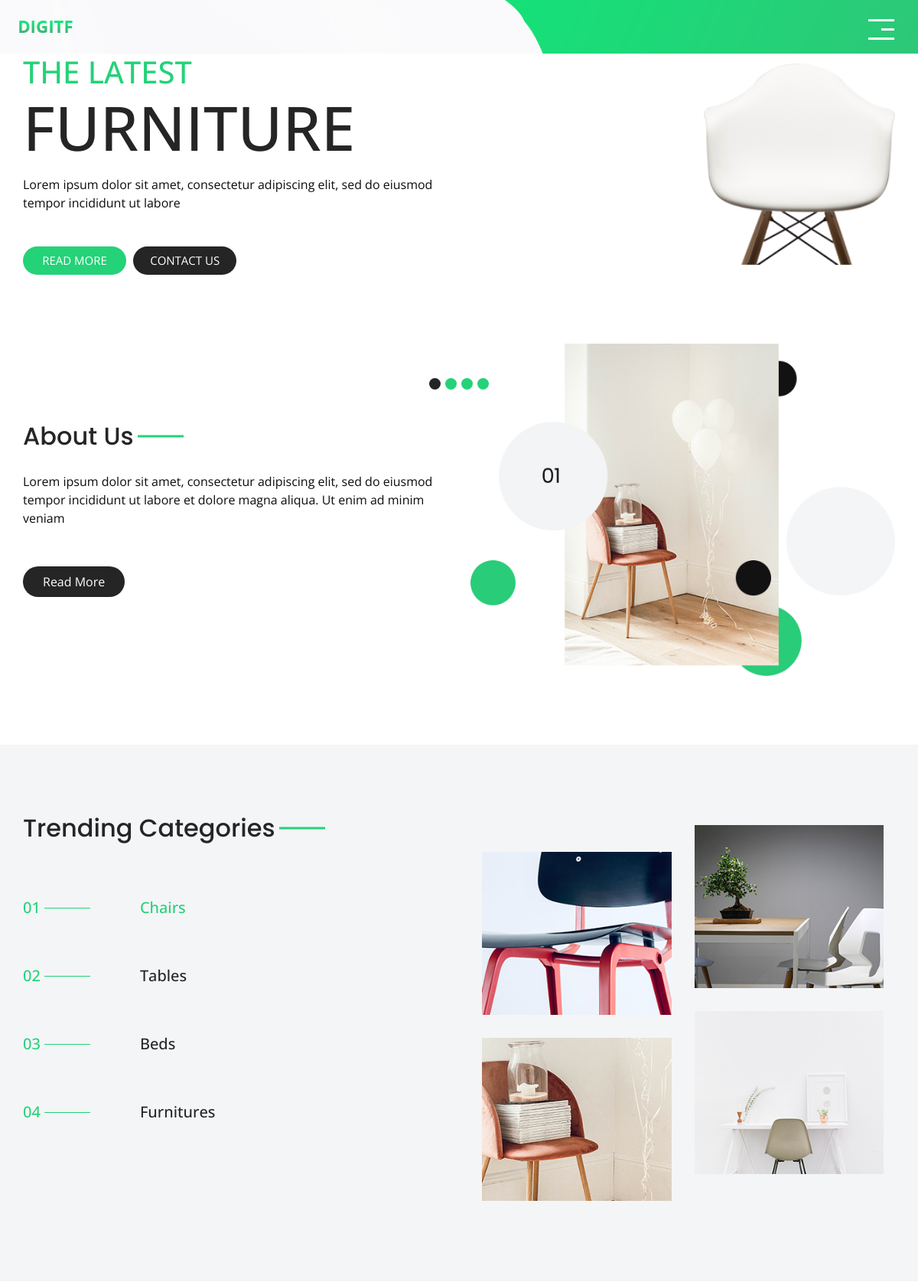
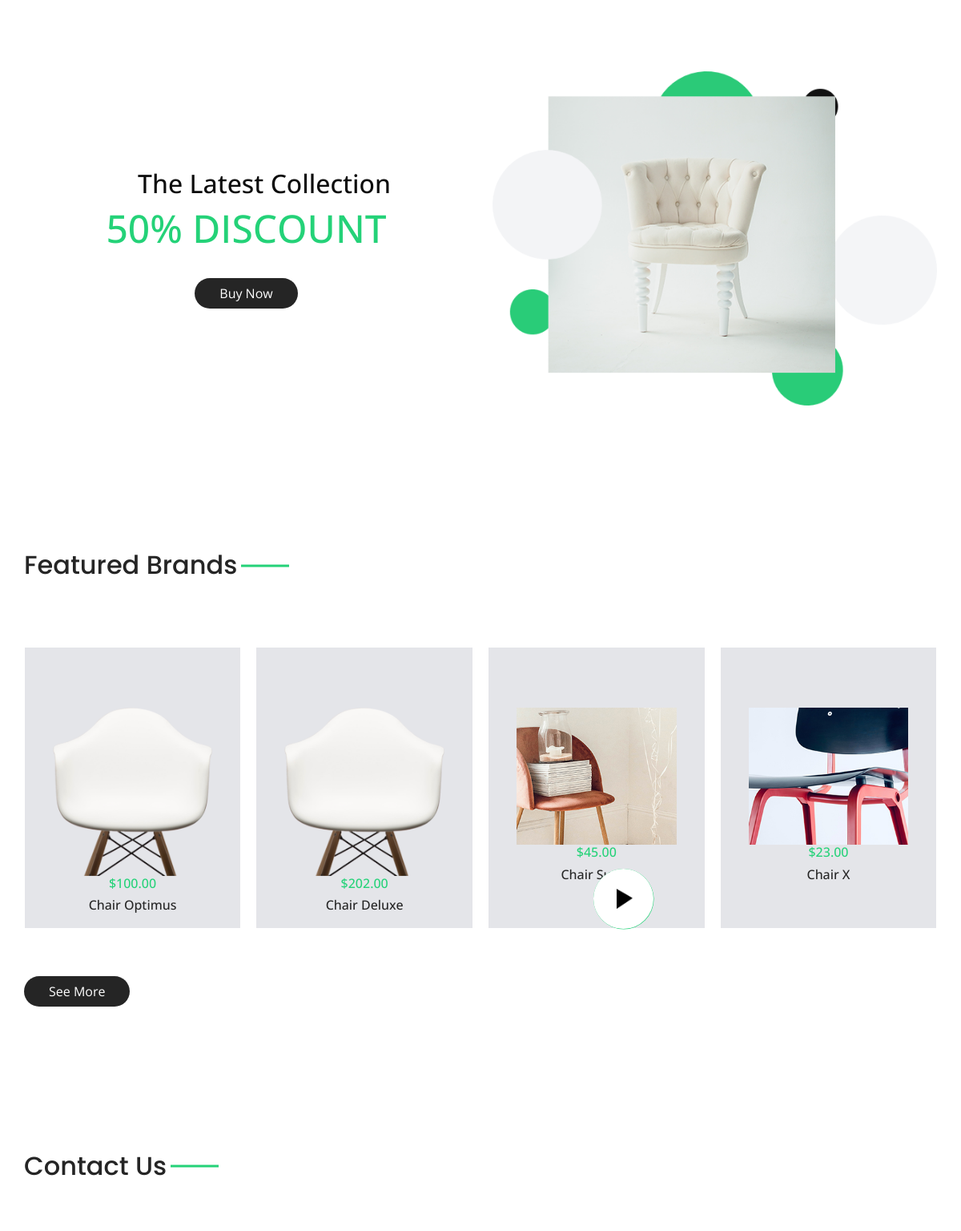
Page /index.php?error=none (signed in, upper part) on the committed database (2 pictures, top to bottom).
### tables this page shows
CREATE TABLE `products` (
  `id` int(11) NOT NULL,
  `name` varchar(255) NOT NULL,
  `price` decimal(10,2) NOT NULL,
  `image` varchar(255) DEFAULT NULL
);

### _inc/classes/dbh.classes.php (called while the page is built)
<?php
class Dbh {
    protected function connect() {
        try {
            $username = "root";
            $password = "";
            $dbh = new PDO('mysql:host=localhost;dbname=ooplogin', $username, $password);
            return $dbh;
        } catch (PDOException $e) {
            print "Error!: " . $e->getMessage() . "<br/>";
            die();
        }
    }
}
?>

### _inc/classes/product.classes.php (called while the page is built, shortened)
<?php
class Product extends Dbh {
    public function getAllProducts() {
        try {
            $stmt = $this->connect()->prepare("SELECT * FROM products");
            $stmt->execute();
            return $stmt->fetchAll(PDO::FETCH_ASSOC);
        } catch (PDOException $e) {
            echo "Vyskytla chyba: " . $e->getMessage();
        }
    }
}

### index.php (the view, shortened to what this page needs)
<?php
include_once 'php/header.php';
$product = new Product();
$products = $product->getAllProducts();
?>
<?php
$slides = 4;
?>
<section class="slider_section">
    <div class="play_btn">
        <a href=""><img src="images/play.png" alt=""></a>
    </div>
    <div class="number_box">
        <div>
            <ol class="carousel-indicators indicator-2">
                <?php for ($i = 0; $i < $slides; $i++): ?>
                    <li data-target="#carouselExampleIndicators" data-slide-to="<?= $i ?>" class="<?= $i === 0 ? 'active' : '' ?>">0<?= $i + 1 ?></li>
                <?php endfor; ?>
            </ol>
        </div>
    </div>
    <div class="container">
        <div id="carouselExampleIndicators" class="carousel slide" data-ride="carousel">
            <ol class="carousel-indicators">
                <?php for ($i = 0; $i < $slides; $i++): ?>
                    <li data-target="#carouselExampleIndicators" data-slide-to="<?= $i ?>" class="<?= $i === 0 ? 'active' : '' ?>"></li>
                <?php endfor; ?>
            </ol>
            <div class="carousel-inner">
                <?php for ($i = 0; $i < $slides; $i++): ?>
                    <div class="carousel-item <?= $i === 0 ? 'active' : '' ?>">
                        <div class="row">
                            <div class="col-md-6">
                                <div class="detail-box">
                                    <h1>The Latest <span>Furniture</span></h1>
                                    <p>Lorem ipsum dolor sit amet, consectetur adipiscing elit, sed do eiusmod tempor incididunt ut labore</p>
                                    <div class="btn-box">
                                        <a href="" class="btn-1">Read More</a>
                                        <a href="contact.php" class="btn-2">Contact us</a>
                                    </div>
                                </div>
                            </div>
                            <div class="col-md-6 img-container">
                                <div class="img-box">
                                    <img src="images/slider-img.png" alt="">
                                </div>
                            </div>
                        </div>
                    </div>
                <?php endfor; ?>
            </div>
        </div>
    </div>
</section>
<section class="about_section layout_padding">
    <div class="container">
        <div class="row">
            <div class="col-md-6">
                <div class="detail-box">
                    <div class="heading_container">
                        <h2>
                            About Us
                        </h2>
                    </div>
                    <p>
                        Lorem ipsum dolor sit amet, consectetur adipiscing elit, sed do eiusmod tempor incididunt ut labore et
                        dolore magna aliqua. Ut enim ad minim veniam
                    </p>
                    <a href="about.php">
                        Read More
                    </a>
                </div>
            </div>
            <div class="col-md-6">
                <div class="img-box">
                    <img src="images/about-img.png" alt="">
                </div>
            </div>
        </div>
    </div>
</section>
<?php include_once "php/trendingFurniture.php" ?>
<section class="discount_section  layout_padding">
    <div class="container">
        <div class="row">
            <div class="col-md-6">
                <div class="detail-box">
                    <h2>
                        The Latest Collection
                    </h2>
                    <h2 class="main_heading">
                        50% DISCOUNT
                    </h2>
                    <div class="">
                        <a href="shop.php">
                            Buy Now
                        </a>
                    </div>
                </div>
            </div>
            <div class="col-md-6">
                <div class="img-box">
                    <img src="images/discount-img.png" alt="">
                </div>
            </div>
        </div>
    </div>
</section>
<section class="brand_section layout_padding">
    <div class="container">
        <div class="heading_container">
            <h2>Featured Brands</h2>
        </div>
        <div class="brand_container layout_padding2">
            <?php foreach ($products as $index => $item): ?>
                <div class="box<?= $index >= 4 ? ' hidden-product' : '' ?>">
                    <a href="shop.php">
                        <div class="img-box">
                            <img src="<?= htmlspecialchars($item['image']) ?>" alt="">
                        </div>
                        <div class="detail-box">
                            <h6 class="price">$<?= htmlspecialchars($item['price']) ?></h6>
                            <h6><?= htmlspecialchars($item['name']) ?></h6>
                        </div>
                    </a>
                </div>
            <?php endforeach; ?>
        </div>
        <a href="shop.php" class="brand-btn">
            See More
        </a>
    </div>
</section>
<section class="contact_section layout_padding">
    <div class="container ">
        <div class="heading_container">
            <h2 class="">
                Contact Us
            </h2>
        </div>
    </div>
</section>
</body>
</html>

### css/responsive.css (style rules this page uses)
@media (min-width: 1200px) { .container { max-width: 1170px; } }

### rows in the picture
products: image (picture), price "100.00", name "Chair Optimus"
products: image (picture), price "202.00", name "Chair Deluxe"
products: image (picture), price "45.00", name "Chair Super"
products: image (picture), price "23.00", name "Chair X"

### other values in the picture
$kategoria['title'] "Chairs"
$kategoria['title'] "Tables"
$kategoria['title'] "Beds"
$kategoria['title'] "Furnitures"
